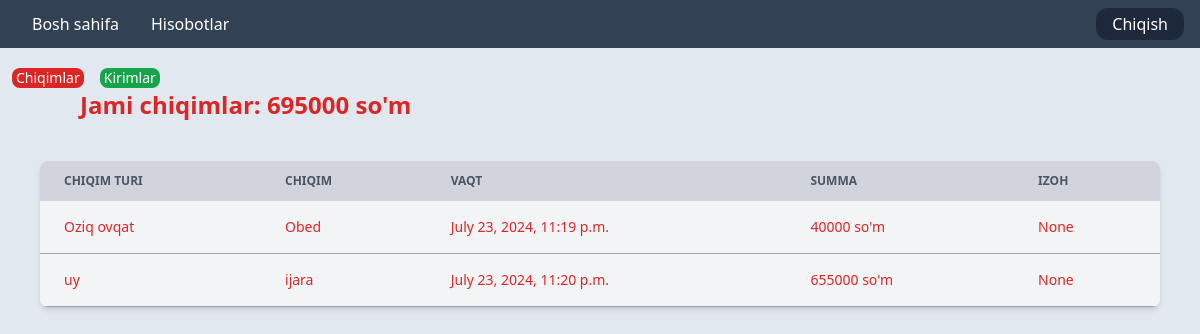
The app's page /filter_expenses/ (signed in), older data.
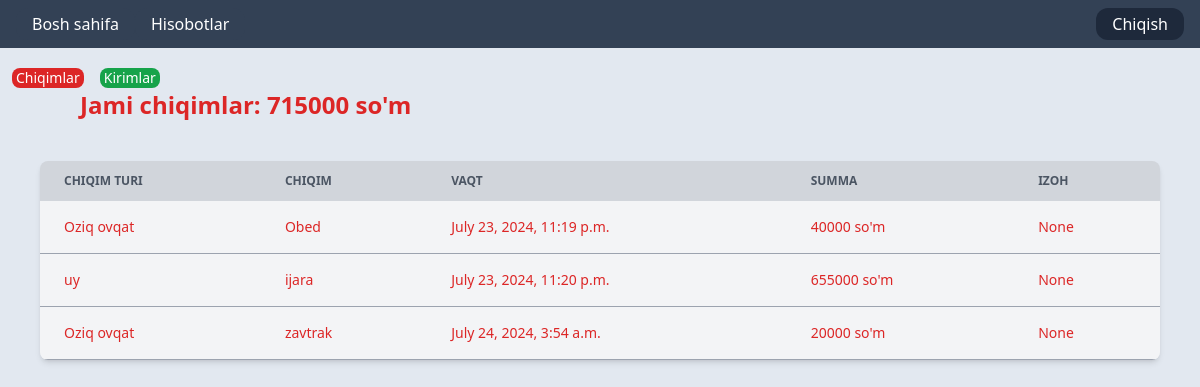
The same page, newer data.
### app_income_expense/models.py (models this page shows, shortened)
class Expenses(models.Model):
    user = models.ForeignKey(Users, on_delete=models.CASCADE)
    expense_type = models.ForeignKey(ExpenseTypes, on_delete=models.CASCADE)
    spent_to = models.CharField(max_length=800)
    amount = models.IntegerField()
    comment = models.CharField(max_length=400, null=True, blank=True)
    timestamp = models.DateTimeField(auto_now=True)
    class Meta:
        db_table = 'Expenses'

class ExpenseTypes(models.Model):
    name = models.CharField(max_length=200, unique=True)
    class Meta:
        db_table = 'ExpenseTypes'
    def __str__(self):
        return self.name

### app_income_expense/views.py (the view)
# urls.py: path('filter_expenses/', views.FilterExpenses.as_view(), name='filter-expenses',),
class FilterExpenses(View):
    def get(self, request):
        expenses = models.Expenses.objects.filter(user=request.user)
        expense_amount = 0
        for i in models.Expenses.objects.filter(user=request.user):
            expense_amount += i.amount
        context = {
            'expenses': expenses,
            'expense_amount': expense_amount
        }
        return render(request, 'income_expenses/reports/filter_expenses.html', context=context)

### templates/income_expenses/reports/filter_expenses.html (shortened to what this page needs)
{% extends 'base.html' %}
{% block content %}
<div class="bg-red-600 mr-110 inline-block  ml-3 mt-5 rounded-lg w-min pl-1 pr-1">
    <p class="text-white text-sm">Chiqimlar</p>
</div>
<a href="{% url 'filter-incomes' %}">
    <div class="bg-green-600 mr-110 inline-block  ml-3 mt-5 rounded-lg w-min pl-1 pr-1">
        <p class="text-white text-sm">Kirimlar</p>
    </div>
</a>
<div class="text-red-600 text-2xl font-semibold ml-20">
    Jami chiqimlar: {{ expense_amount }} so'm
</div>
    <div class=" mt-10 ml-10 mr-10 relative overflow-x-auto shadow-md sm:rounded-lg">
        <table class="w-full text-sm text-left rtl:text-right">
            <thead class="text-xs text-white uppercase bg-gray-300 dark:text-white">
                <tr>
                    <th scope="col" class="text-gray-600 px-6 py-3">
                        Chiqim turi
                    </th>
                    <th scope="col" class="text-gray-600 px-6 py-3">
                        Chiqim
                    </th>
                    <th scope="col" class="px-6 py-3 text-gray-600">
                        vaqt
                    </th>
                    <th scope="col" class="px-6 py-3 text-gray-600">
                        summa
                    </th>
                    <th scope="col" class=" text-gray-600 px-6 py-3">
                        Izoh
                    </th>
                </tr>
            </thead>
            {% for expense in expenses %}
                    <tbody>
                        <tr class="bg-gray-100 border-b border-gray-400">
                            <th scope="row" class="text-red-600 px-6 py-4 font-medium">
                                {{ expense.expense_type }}
                            </th>
                            <th scope="row" class="text-red-600 px-6 py-4 font-medium">
                                {{ expense.spent_to }}
                            </th>
                            <td class="text-red-600 px-6 py-4 ">
                                {{ expense.timestamp }}
                            </td>
                            <td class="text-red-600 px-6 py-4">
                                {{ expense.amount }} so'm
                            </td>
                            <td class="text-red-600 px-6 py-4">
                                {{ expense.comment }}
                            </td>
                        </tr>
                    </tbody>
            {% endfor %}
        </table>
    </div>
{% endblock content %}

Row changes from the older to the newer data that the page shows:
added Expenses: expense_type "Oziq ovqat", spent_to "zavtrak", timestamp "July 24, 2024, 3:54 a.m.", amount "20000", comment "None"
Text that changed along with them:
{{ expense_amount }}: "695000" → "715000"
